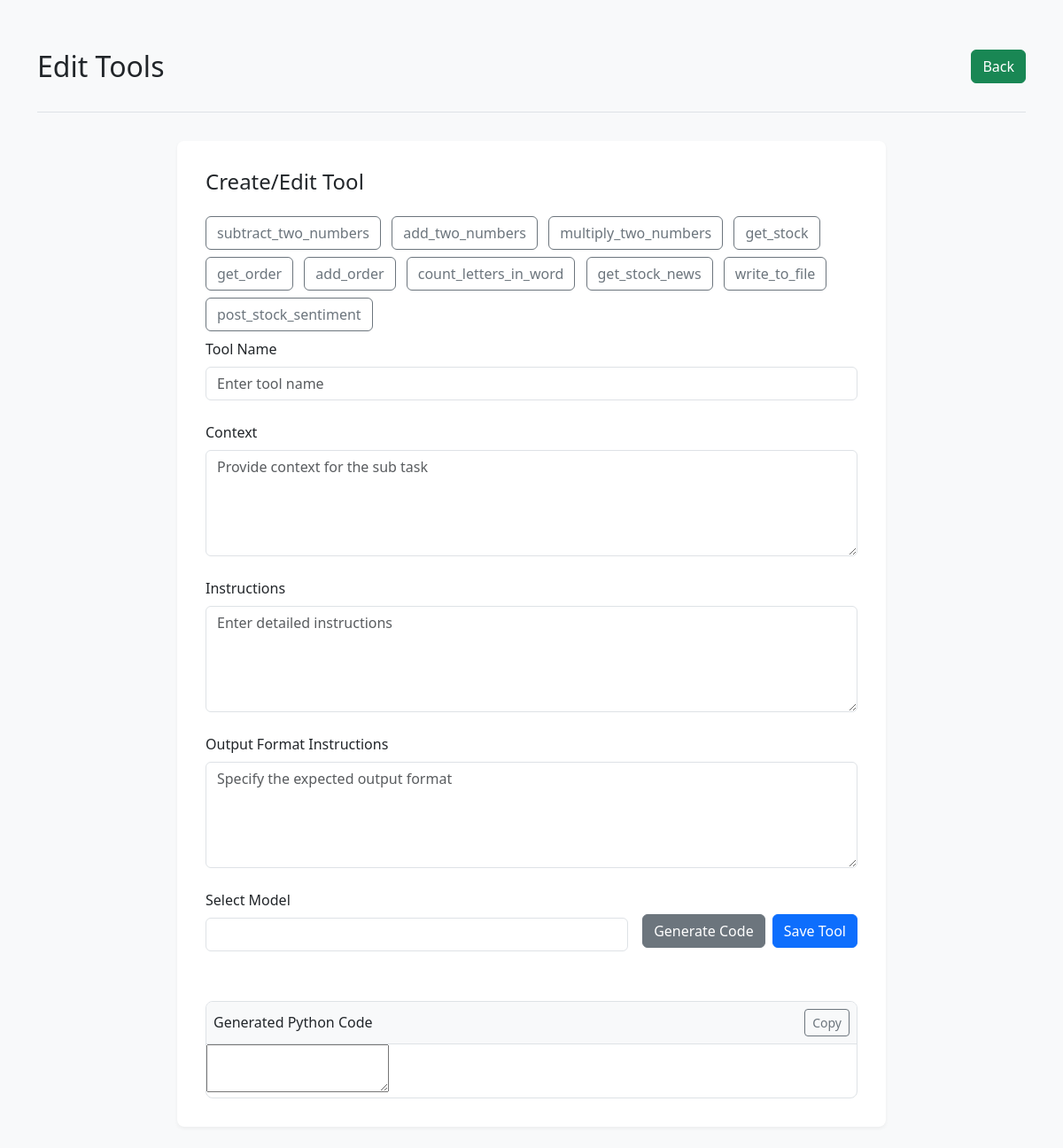
Page /tools/create/0 on the committed database.
### agentoapp/models.py (models this page shows, shortened)
class Tool(models.Model):
    name = models.CharField(max_length=100)
    context = models.CharField(max_length=2048)
    instruction = models.CharField(max_length=2048)
    outputFormatInstruction = models.CharField(max_length=2048)
    codeblock = models.TextField(null=True)

### agentoapp/views.py (the view, shortened to what this page needs)
# urls.py: path('tools/<str:action>/<int:id>', name='tools',view=tools),
def tools(request,action,id):
    print(action,id)
    print(request.POST)
    back_url = request.META.get('HTTP_REFERER')
    tool = None
    if action == 'edit' and request.method == 'GET':
        tool = Tool.objects.get(id=id)
    existing_tools = Tool.objects.all()
    response: ListResponse = list()
    available_models = [model.model for model in response.models]
    return render(request,'agentoapp/tool.html',context={'action':action,'id':id,'back_url':back_url,'existing_tools':existing_tools,'tool':tool,'available_models':available_models})

### agentoapp/templates/agentoapp/tool.html (shortened to what this page needs)
<!DOCTYPE html>
<html lang="en">
<head>
    <link href="https://cdn.jsdelivr.net/npm/bootstrap@5.3.3/dist/css/bootstrap.min.css" rel="stylesheet">
    <link rel="stylesheet" href="https://cdnjs.cloudflare.com/ajax/libs/codemirror/5.65.2/codemirror.min.css">
    <link rel="stylesheet" href="https://cdnjs.cloudflare.com/ajax/libs/codemirror/5.65.2/theme/monokai.min.css">
</head>
<body class="container py-4 bg-light">
    <header class="page-header">
        <div class="d-flex justify-content-between align-items-center">
            <h1 class="h2 mb-0">Edit Tools</h1>
            <a class="btn btn-success" href="{{back_url}}">
                 Back
            </a>
        </div>
    </header>
    <main class="form-container">
        <div class="d-flex justify-content-between align-items-center mb-4">
            <h2 class="h4 mb-0">Create/Edit Tool</h2>
        </div>
        {% if existing_tools %}
        <div class="existing-tools">
            {% for tool in existing_tools %}
            <a href="/tools/edit/{{ tool.id }}"  target="_blank" class="btn btn-outline-secondary me-2 mb-2">
                {{ tool.name }}
            </a>
            {% endfor %}
        </div>
        {% endif %}
        {% if action == 'edit' %}
        <form method="POST" action="{% url 'agentoapp:tools' action='edit' id=id %}" class="needs-validation">
        {% else %}
        <form method="POST" action="{% url 'agentoapp:tools' action='create' id=0 %}" class="needs-validation">
        {% endif %}
            <div class="form-group">
                <label for="toolName" class="form-label">Tool Name</label>
                <input type="text" class="form-control" id="toolName" name="toolName" placeholder="Enter tool name"
                    value="{{tool.name}}" required>
            </div>
            <div class="form-group">
                <label for="context" class="form-label">Context</label>
                <textarea class="form-control" id="context" name="context"
                    placeholder="Provide context for the sub task" rows="4">{{tool.context}}</textarea>
            </div>
            <div class="form-group">
                <label for="instruction" class="form-label">Instructions</label>
                <textarea class="form-control" id="instruction" name="instruction"
                    placeholder="Enter detailed instructions" rows="4">{{tool.instruction}}</textarea>
            </div>
            <div class="form-group">
                <label for="outputFormatInstruction" class="form-label">Output Format Instructions</label>
                <textarea class="form-control" id="outputFormatInstruction" name="outputFormatInstruction"
                    placeholder="Specify the expected output format" rows="4">{{tool.outputFormatInstruction}}</textarea>
            </div>
    <div class="action-buttons d-flex gap-2 justify-content-between align-items-center">
        <div class="form-group flex-grow-1 me-2">
            <label for="modelSelect" class="form-label">Select Model</label>
            <select class="form-control" id="modelSelect" name="model">
                <option></option>
            </select>
        </div>
        <div class="d-flex gap-2">
            <button type="button" class="btn btn-secondary" id="generateCode">
                 Generate Code
            </button>
            <button type="submit" class="btn btn-primary">
                 Save Tool
            </button>
        </div>
    </div>
            <div class="code-editor-container">
                <div class="code-toolbar d-flex justify-content-between align-items-center">
                    <span class="h6 mb-0">Generated Python Code</span>
                    <button class="btn btn-sm btn-outline-secondary" id="copyCode">
                         Copy
                    </button>
                </div>
                <textarea name="codeblock" id="codeEditor">{{tool.codeblock}}</textarea>
            </div>
        </form>
    </main>
</body>
</html>

### agentoapp/templates/agentoapp/tool.html (style rules this page uses)
:root { --primary-color: #198754; --border-color: #dee2e6; --form-spacing: 1.5rem; }
.page-header { padding: 2rem 0; margin-bottom: 2rem; border-bottom: 1px solid var(--border-color); }
.form-container { max-width: 800px; margin: 0 auto; padding: 2rem; background-color: #fff; border-radius: 0.5rem; box-shadow: 0 2px 4px rgba(0, 0, 0, 0.05); }
.form-group { margin-bottom: var(--form-spacing); }
textarea.form-control { min-height: 120px; resize: vertical; }
.form-label { font-weight: 500; margin-bottom: 0.5rem; color: #212529; }
.code-editor-container { margin-top: 2rem; border: 1px solid var(--border-color); border-radius: 0.5rem; overflow: hidden; }
.code-toolbar { padding: 0.5rem; background-color: #f8f9fa; border-bottom: 1px solid var(--border-color); }
.action-buttons { margin-bottom: 1.5rem; }

### rows in the picture
Tool: name "subtract_two_numbers"
Tool: name "add_two_numbers"
Tool: name "multiply_two_numbers"
Tool: name "get_stock"
Tool: name "get_order"
Tool: name "add_order"
Tool: name "count_letters_in_word"
Tool: name "get_stock_news"
Tool: name "write_to_file"
Tool: name "post_stock_sentiment"
